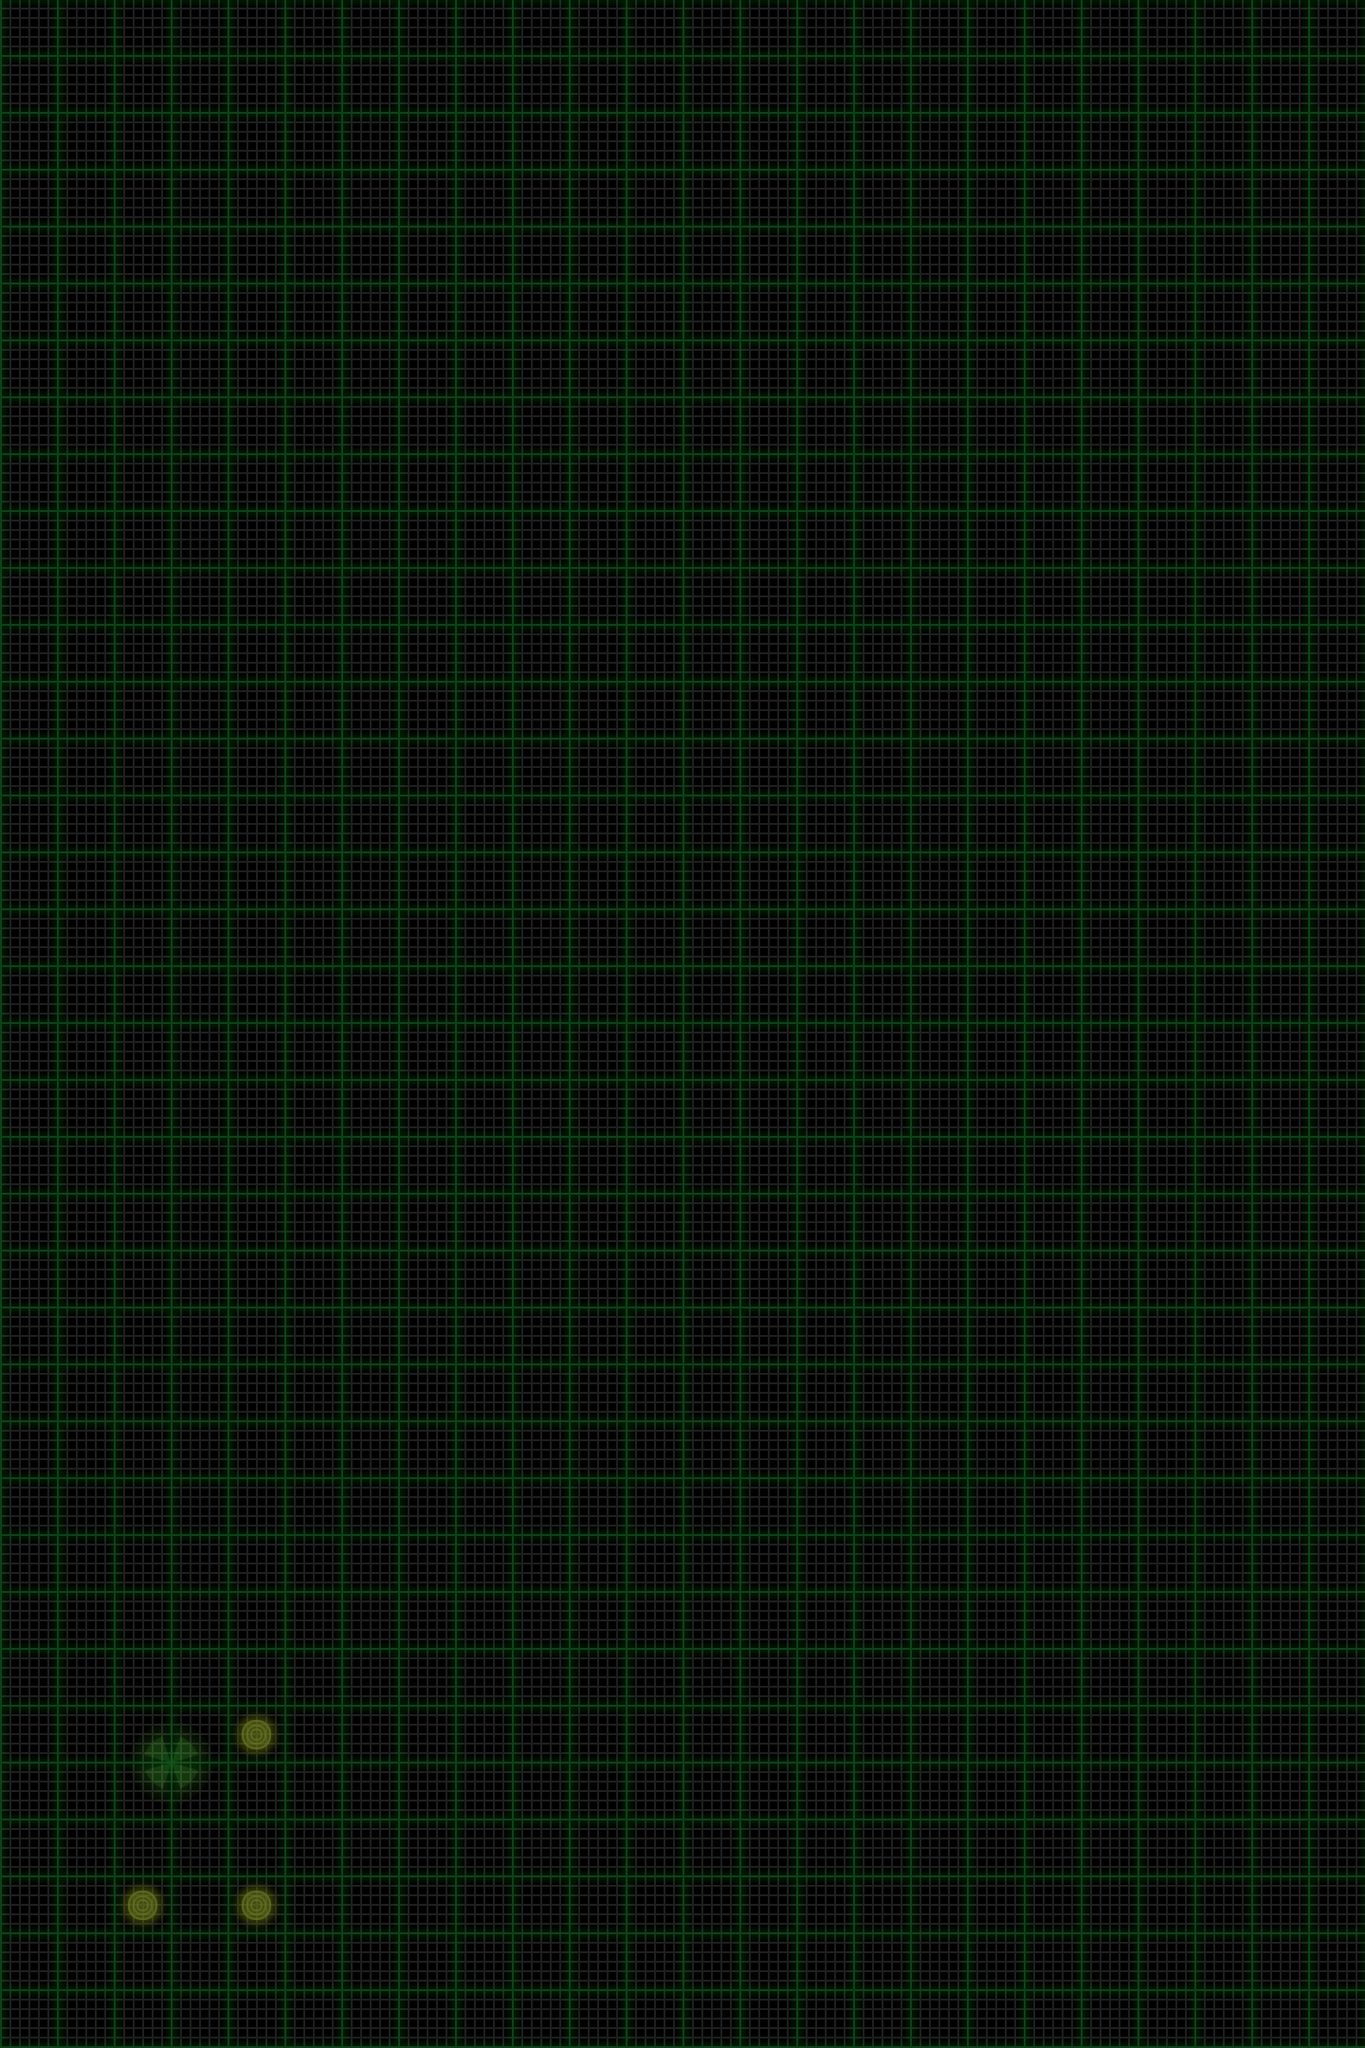

A level layout from a 2D game, rendered from its tile map. Below: a short description, then the map file with tile-grid data replaced by summaries:
An orthogonal 24x36 tile map with 60x60 px tiles, 4 tile layers (map, terrain, items, sand), 2 tilesets and 1 object (startSite).

<map version="1.0" orientation="orthogonal" width="24" height="36" tilewidth="60" tileheight="60">
 <tileset firstgid="1" name="map" tilewidth="60" tileheight="60">
  <image source="map.png" />
  <tile id="0">
   <properties>
    <property name="mapID" value="empty" />
   </properties>
  </tile>
  <tile id="1">
   <properties>
    <property name="mapID" value="down-1" />
   </properties>
  </tile>
  <tile id="2">
   <properties>
    <property name="mapID" value="down-2" />
   </properties>
  </tile>
  <tile id="3">
   <properties>
    <property name="mapID" value="down-3" />
   </properties>
  </tile>
  <tile id="4">
   <properties>
    <property name="mapID" value="down-4" />
   </properties>
  </tile>
  <tile id="5">
   <properties>
    <property name="mapID" value="down-5" />
   </properties>
  </tile>
  <tile id="6">
   <properties>
    <property name="mapID" value="up-1" />
   </properties>
  </tile>
  <tile id="7">
   <properties>
    <property name="mapID" value="up-2" />
   </properties>
  </tile>
  <tile id="8">
   <properties>
    <property name="mapID" value="up-3" />
   </properties>
  </tile>
  <tile id="9">
   <properties>
    <property name="mapID" value="up-4" />
   </properties>
  </tile>
  <tile id="10">
   <properties>
    <property name="mapID" value="up-5" />
   </properties>
  </tile>
 </tileset>
 <tileset firstgid="17" name="items" tilewidth="60" tileheight="60">
  <image source="items.png" />
  <tile id="0">
   <properties>
    <property name="itemID" value="station" />
   </properties>
  </tile>
  <tile id="1">
   <properties>
    <property name="itemID" value="sensorSite" />
   </properties>
  </tile>
  <tile id="8">
   <properties>
    <property name="itemID" value="station" />
   </properties>
  </tile>
  <tile id="9">
   <properties>
    <property name="itemID" value="sensor" />
   </properties>
  </tile>
  <tile id="16">
   <properties>
    <property name="itemID" value="station" />
   </properties>
  </tile>
  <tile id="17">
   <properties>
    <property name="itemID" value="sample" />
   </properties>
  </tile>
  <tile id="24">
   <properties>
    <property name="itemID" value="station" />
   </properties>
  </tile>
 </tileset>
 <layer name="map" width="24" height="36">
  <data>[864 cells, 864 non-empty, 1 distinct tile ids]</data>
 </layer>
 <layer name="terrain" width="24" height="36">
  <data>[864 cells, 0 non-empty, 0 distinct tile ids]</data>
 </layer>
 <layer name="items" width="24" height="36">
  <data>[864 cells, 7 non-empty, 5 distinct tile ids]</data>
 </layer>
 <layer name="sand" width="24" height="36">
  <data>[864 cells, 0 non-empty, 0 distinct tile ids]</data>
 </layer>
 <objectgroup name="objects" width="24" height="36">
  <object name="startSite" x="150" y="1830">
   <properties>
    <property name="bearing" value="south" />
    <property name="energy" value="16" />
    <property name="expectedCodeScore" value="14" />
    <property name="sampleSites" value="0" />
    <property name="sensorSites" value="3" />
    <property name="zoom" value="in" />
   </properties>
  </object>
 </objectgroup>
</map>
